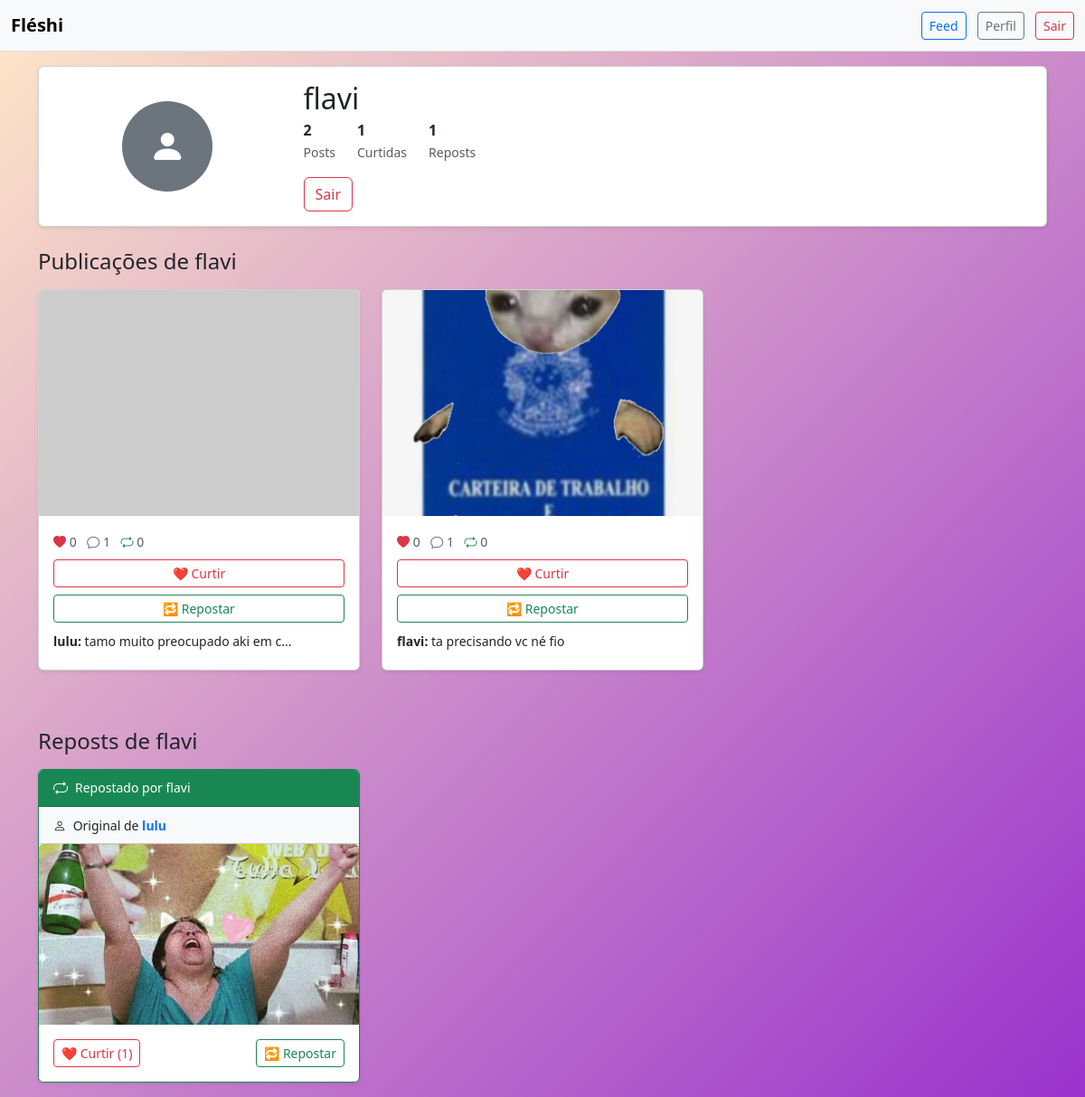
/profile/5 (signed in), run on the app's committed database.
### appfleshi/models.py (models this page shows)
class User(db.Model, UserMixin):
    id = db.Column(db.Integer, primary_key=True)
    username = db.Column(db.String(20), unique=True)
    email = db.Column(db.String(100), unique=True, nullable=False)
    password = db.Column(db.String(60), nullable=False)
    photos = db.relationship("Photo", backref="user", lazy=True) #lista de fotos, cada foto é um objeto
    likes = db.relationship("Like", backref="user", lazy=True)
    reposts = db.relationship("Repost", backref="user", lazy=True)
    comments = db.relationship("Comment", backref="user", lazy=True)

class Photo(db.Model):
    id = db.Column(db.Integer, primary_key=True)
    file_name = db.Column(db.String(255), default="default.png")
    upload_date = db.Column(db.DateTime(timezone=True), nullable=False, default=lambda: datetime.now(timezone.utc))
    user_id = db.Column(db.Integer, db.ForeignKey("user.id"), nullable=False)
    reposts = db.relationship("Repost", backref="photo", lazy=True, cascade="all, delete-orphan"
    )
    likes = db.relationship("Like", backref="photo", lazy=True, cascade="all, delete-orphan")
    comments = db.relationship("Comment", backref="photo", lazy=True, cascade="all, delete-orphan"
    )

class Comment(db.Model):
    id = db.Column(db.Integer, primary_key=True)
    text = db.Column(db.String(500), nullable=False) # texto comentario
    user_id = db.Column(db.Integer, db.ForeignKey("user.id"), nullable=False) # quem comentou
    photo_id = db.Column(db.Integer, db.ForeignKey("photo.id"), nullable=False) # qual foto comentada

class Repost(db.Model):
    id = db.Column(db.Integer, primary_key=True)
    user_id = db.Column(db.Integer, db.ForeignKey("user.id"), nullable=False) # quem comentou
    photo_id = db.Column(db.Integer, db.ForeignKey("photo.id"), nullable=False) # qual foto comentada

### appfleshi/routes.py (the view)
@app.route("/profile/<user_id>", methods=['GET', 'POST'])
@login_required
def profile(user_id):
    if int(user_id) == int(current_user.id):
        photo_form = PhotoForm()
        if photo_form.validate_on_submit() and photo_form.photo.data:
            file = photo_form.photo.data
            secure_name = secure_filename(file.filename)
            path = os.path.join(os.path.abspath(os.path.dirname(__file__)), app.config["UPLOAD_FOLDER"], secure_name)
            file.save(path)
            photo = Photo(file_name=secure_name, user_id=current_user.id)
            db.session.add(photo)
            db.session.commit()
        return render_template('profile.html', user=current_user, form=photo_form)
    else:
        user = User.query.get(int(user_id))
        return render_template('profile.html', user=user, form=None)

### appfleshi/models.py (called while the page is built)
@login_manager.user_loader # consultando se tem ou não aquele usuário
def load_user(user_id):
    return User.query.get(int(user_id)) # consultado a tabela do banco

### appfleshi/templates/profile.html (shortened to what this page needs)
{% extends "homepage.html" %}
{% block body %}
    <body class="bg-light">
        {% include "navbar.html" %}
        <div class="container mt-3">
            <div class="card shadow-sm mb-4">
                <div class="card-body">
                    <div class="row align-items-center">
                        <div class="col-md-3 text-center">
                            <div class="rounded-circle bg-secondary mx-auto d-flex align-items-center justify-content-center"
                                 style="width: 100px; height: 100px;">
                                <i class="bi bi-person-fill text-white fs-1"></i>
                            </div>
                        </div>
                        <div class="col-md-9">
                            <h2 class="mb-1">{{ user.username }}</h2>
                            <div class="d-flex mb-3">
                                <div class="me-4">
                                    <strong class="d-block">{{ user.photos|length }}</strong>
                                    <small class="text-muted">Posts</small>
                                </div>
                                <div class="me-4">
                                    <strong class="d-block">{{ user.likes|length }}</strong>
                                    <small class="text-muted">Curtidas</small>
                                </div>
                                <div class="me-4">
                                    <strong class="d-block">{{ user.reposts|length }}</strong>
                                    <small class="text-muted">Reposts</small>
                                </div>
                            </div>
                            <a href="{{ url_for('logout') }}" class="btn btn-outline-danger">Sair</a>
                        </div>
                    </div>
                </div>
            </div>
            <div class="row">
                <div class="col-12">
                    <h4 class="mb-3">Publicações de {{ user.username }}</h4>
                    {% if user.photos %}
                    <div class="row">
                        {% for photo in user.photos %}
                        <div class="col-md-4 mb-3">
                            <div class="card shadow-sm">
                                <img src="{{ url_for('static', filename='posts_photos/' ~ photo.file_name) }}" class="card-img-top" alt="Post de {{ user.username }}" style="height: 250px; object-fit: cover;" onerror="this.src='https://via.placeholder.com/300x250?text=Imagem+Não+Encontrada'">
                                <div class="card-body">
                                    <div class="d-flex justify-content-between mb-2">
                                        <div>
                                            <small class="text-muted">
                                                <i class="bi bi-heart-fill text-danger"></i> {{ photo.likes|length }}
                                            </small>
                                            <small class="text-muted ms-2">
                                                <i class="bi bi-chat"></i> {{ photo.comments|length }}
                                            </small>
                                            <small class="text-muted ms-2">
                                                <i class="bi bi-repeat text-success"></i> {{ photo.reposts|length }}
                                            </small>
                                        </div>
                                    </div>
                                    <div class="d-grid gap-2">
                                        <a class="btn btn-outline-danger btn-sm" href="{{ url_for('like_photo', photo_id=photo.id) }}">
                                            ❤️ Curtir
                                        </a>
                                        <a class="btn btn-outline-success btn-sm" href="{{ url_for('repost_photo', photo_id=photo.id) }}">
                                            🔁 Repostar
                                        </a>
                                    </div>
                                    {% if photo.comments %}
                                    <div class="mt-2">
                                        {% for comentario in photo.comments[:2] %}
                                        <div class="mb-1">
                                            <small>
                                                <strong>{{ comentario.user.username }}:</strong>
                                                {{ comentario.text[:30] }}{% if comentario.text|length > 30 %}...{% endif %}
                                            </small>
                                        </div>
                                        {% endfor %}
                                    </div>
                                    {% endif %}
                                </div>
                            </div>
                        </div>
                        {% endfor %}
                    </div>
                    {% endif %}
                </div>
            </div>
            {% if user.reposts %}
            <div class="row mt-5">
                <div class="col-12">
                    <h4 class="mb-3">Reposts de {{ user.username }}</h4>
                    <div class="row">
                        {% for repost in user.reposts %}
                        <div class="col-md-4 mb-3">
                            <div class="card shadow-sm border-success">
                                <div class="card-header bg-success text-white py-2">
                                    <div class="d-flex align-items-center">
                                        <i class="bi bi-repeat me-2"></i>
                                        <small>Repostado por {{ user.username }}</small>
                                    </div>
                                </div>
                                <div class="card-header bg-light py-2">
                                    <small>
                                        <i class="bi bi-person me-1"></i>
                                        Original de
                                        <a href="{{ url_for('profile', user_id=repost.photo.user.id) }}" class="text-decoration-none fw-bold">
                                            {{ repost.photo.user.username }}
                                        </a>
                                    </small>
                                </div>
                                <img src="{{ url_for('static', filename='posts_photos/' ~ repost.photo.file_name) }}" class="card-img-top" alt="Repost de {{ repost.photo.user.username }}" style="height: 200px; object-fit: cover;" onerror="this.src='https://via.placeholder.com/300x200?text=Imagem+Não+Encontrada'">
                                <div class="card-body">
                                    <div class="d-flex justify-content-between"><a class="btn btn-outline-danger btn-sm" href="{{ url_for('like_photo', photo_id=repost.photo.id) }}">
                                            ❤️ Curtir ({{ repost.photo.likes|length }})
                                        </a>
                                        <a class="btn btn-outline-success btn-sm" href="{{ url_for('repost_photo', photo_id=repost.photo.id) }}">
                                            🔁 Repostar
                                        </a>
                                    </div>
                                </div>
                            </div>
                        </div>
                        {% endfor %}
                    </div>
                </div>
            </div>
            {% endif %}
        </div>
        <link rel="stylesheet" href="https://cdn.jsdelivr.net/npm/bootstrap-icons@1.10.0/font/bootstrap-icons.css">
    </body>
{% endblock %}

### appfleshi/static/CSS/homepage.css (style rules this page uses)
:root { --primary-orange: #FF6B35; --primary-pink: #FF3366; --primary-purple: #8A2BE2; --accent-purple: #5900B3; --light-purple: #9932CC; --accent-yellow: #FFD166; --bg-dark: #0A0A14; --text-light: #FFFFFF; --text-gray: #CCCCCC; --border-light: rgba(255, 255, 255, 0.15); --input-bg: rgba(255, 255, 255, 0.1); }
body { background: linear-gradient(135deg, #FFE8C8 0%, #9932CC 100%) !important; min-height: 100vh; margin: 0; padding: 0; background-attachment: fixed; background-size: 400% 400%; animation: gradientFlow 30s ease infinite; }

### data on the page
User: username "flavi"
Photo: likes|length "0", comments|length "1", reposts|length "0"
Comment: user.username "lulu", text "tamo muito preocupado aki em c"
Photo: file_name (picture), likes|length "0", comments|length "1", reposts|length "0"
Comment: user.username "flavi", text "ta precisando vc né fio"
Repost: photo.user.username "lulu", file_name (picture), photo.likes|length "1"

### other printed values
{{ user.photos|length }} "2"
{{ user.likes|length }} "1"
{{ user.reposts|length }} "1"
